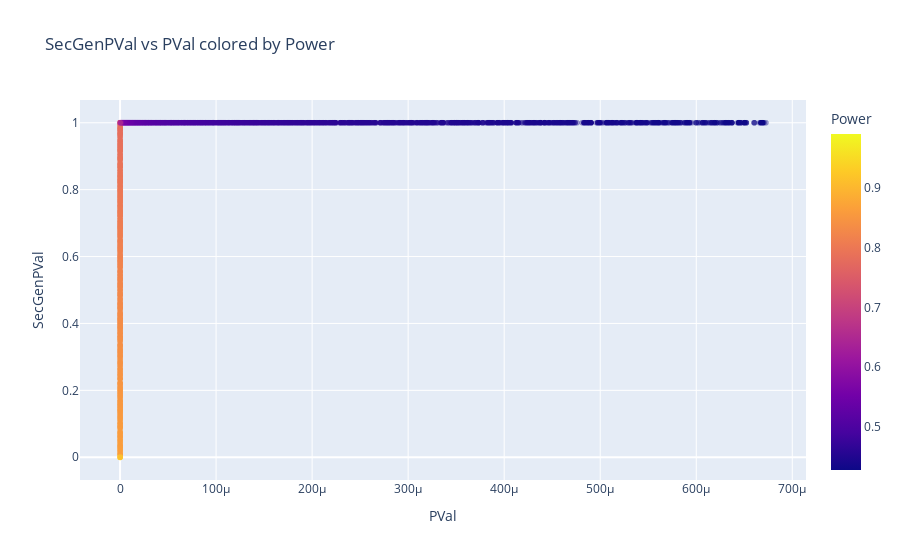

The notebook cell saved with this chart:
### Code cell
# 2. Interactive scatter plots with sliders or hover
fig = px.scatter(table.sample(10000), x='PVal', y='SecGenPVal', color='Power',
                 opacity=0.4, title='SecGenPVal vs PVal colored by Power')
fig.show()

### Figure 1 — Plotly figure (JSON) as saved in the notebook; plotly's stock layout.template omitted (floating-point values rounded to 4 significant figures; data arrays with more than 128 entries replaced by an {"elided": "..."} marker saying what was removed)
{"data": [{"hovertemplate": "PVal=%{x}<br>SecGenPVal=%{y}<br>Power=%{marker.color}<extra></extra>", "legendgroup": "", "marker": {"color": {"elided": "10000 float values"}, "coloraxis": "coloraxis", "opacity": 0.4, "symbol": "circle"}, "mode": "markers", "name": "", "showlegend": false, "type": "scattergl", "x": {"elided": "10000 float values"}, "xaxis": "x", "y": {"elided": "10000 float values"}, "yaxis": "y"}], "layout": {"coloraxis": {"colorbar": {"title": {"text": "Power"}}, "colorscale": [[0, "#0d0887"], [0.1111, "#46039f"], [0.2222, "#7201a8"], [0.3333, "#9c179e"], [0.4444, "#bd3786"], [0.5556, "#d8576b"], [0.6667, "#ed7953"], [0.7778, "#fb9f3a"], [0.8889, "#fdca26"], [1, "#f0f921"]]}, "legend": {"tracegroupgap": 0}, "title": {"text": "SecGenPVal vs PVal colored by Power"}, "xaxis": {"anchor": "y", "domain": [0, 1], "title": {"text": "PVal"}}, "yaxis": {"anchor": "x", "domain": [0, 1], "title": {"text": "SecGenPVal"}}}}
